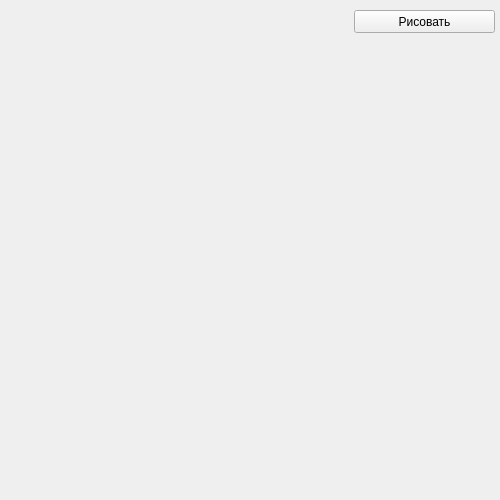
<?xml version="1.0" encoding="UTF-8"?>
<ui version="4.0">
 <class>MainWindow</class>
 <widget class="QMainWindow" name="MainWindow">
  <property name="geometry">
   <rect>
    <x>0</x>
    <y>0</y>
    <width>500</width>
    <height>500</height>
   </rect>
  </property>
  <property name="windowTitle">
   <string>MainWindow</string>
  </property>
  <widget class="QWidget" name="centralwidget">
   <widget class="QPushButton" name="pb_draw">
    <property name="geometry">
     <rect>
      <x>354</x>
      <y>10</y>
      <width>141</width>
      <height>23</height>
     </rect>
    </property>
    <property name="text">
     <string>Рисовать</string>
    </property>
   </widget>
  </widget>
 </widget>
 <resources/>
 <connections/>
</ui>
